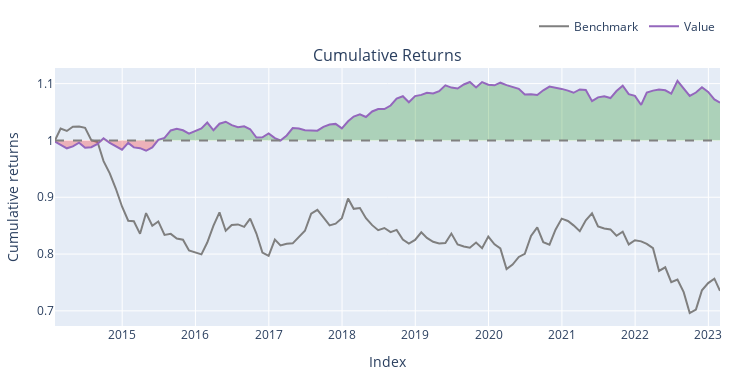

Notebook code for this chart:
### Code cell
def beer_strat_pf(close, index_slice, signals, top_n=3, long_only=True):
    # long top 3 undervalued and short 
    signal_today = signals[index_slice].flatten()
    weights = np.zeros_like(signal_today)
    if np.all(np.isnan(signal_today)): return weights
    
    signal_ranked_idx = signal_today.argsort()    
    weight = 1/top_n if long_only else 1/(top_n*2)
    np.put(weights, signal_ranked_idx[:top_n], weight)
    if not long_only:
        np.put(weights, signal_ranked_idx[-top_n:], -weight)
    
    return weights



pf = vbt.PortfolioOptimizer.from_optimize_func(
    data.get_symbol_wrapper(freq="M") ,
    beer_strat_pf,
    close_data,
    vbt.Rep("index_slice"),
    signals=z_scores.shift(-1).values,  # shift one back as vectorbt takes next bar (month) to trade; not necessary here
    top_n=vbt.Param([3]),
    long_only=vbt.Param([False]),
    lookback_period=1,
    show_progress=False,
    every=pd.offsets.DateOffset(months=1)
 )

sim2 = pf.simulate(close_data, bm_close=None, fees=0.0, freq='D')
print(sim2.sharpe_ratio)
sim2['2014':].plot().show()
